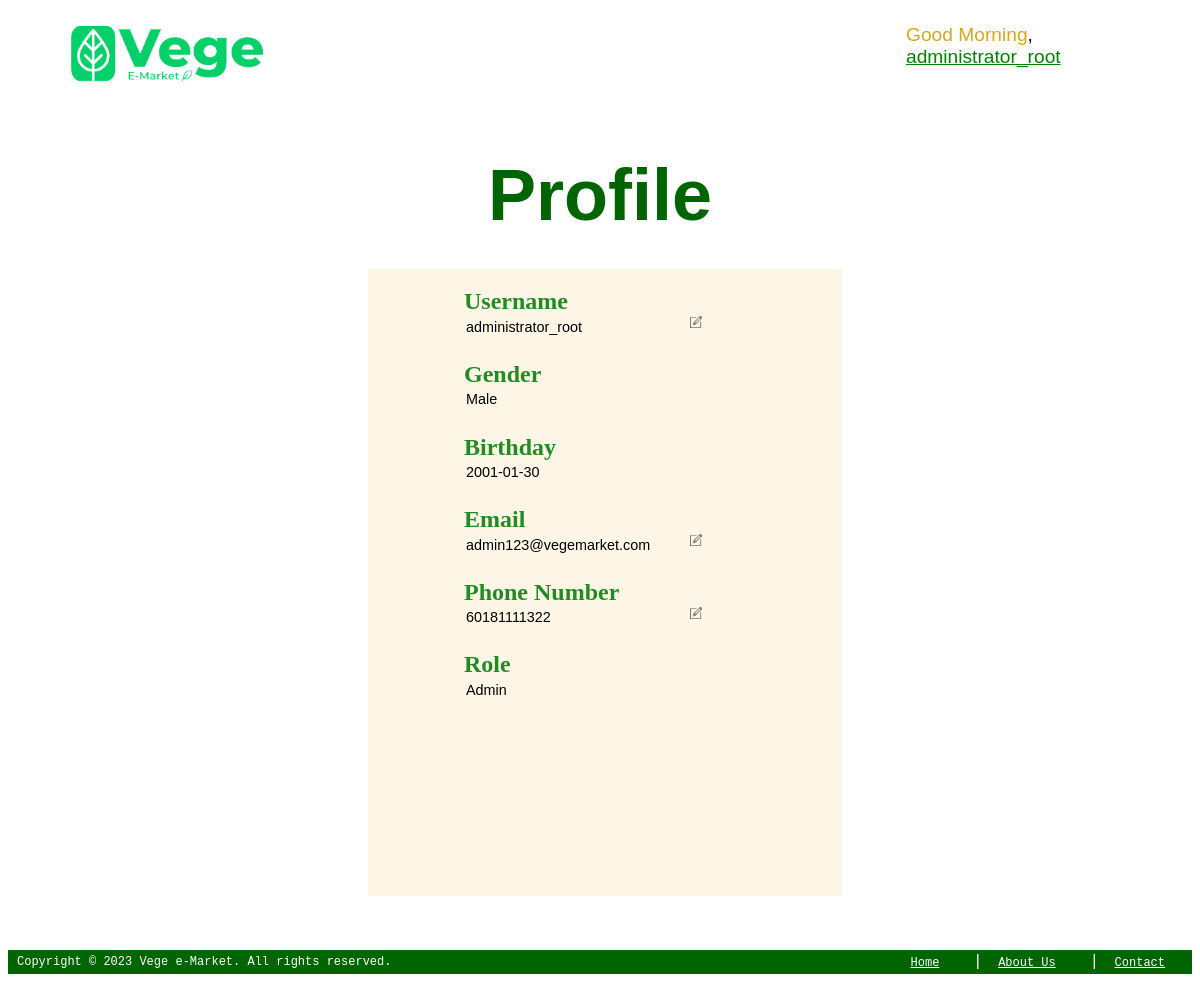
Page /public/profile.php on the earlier database version.
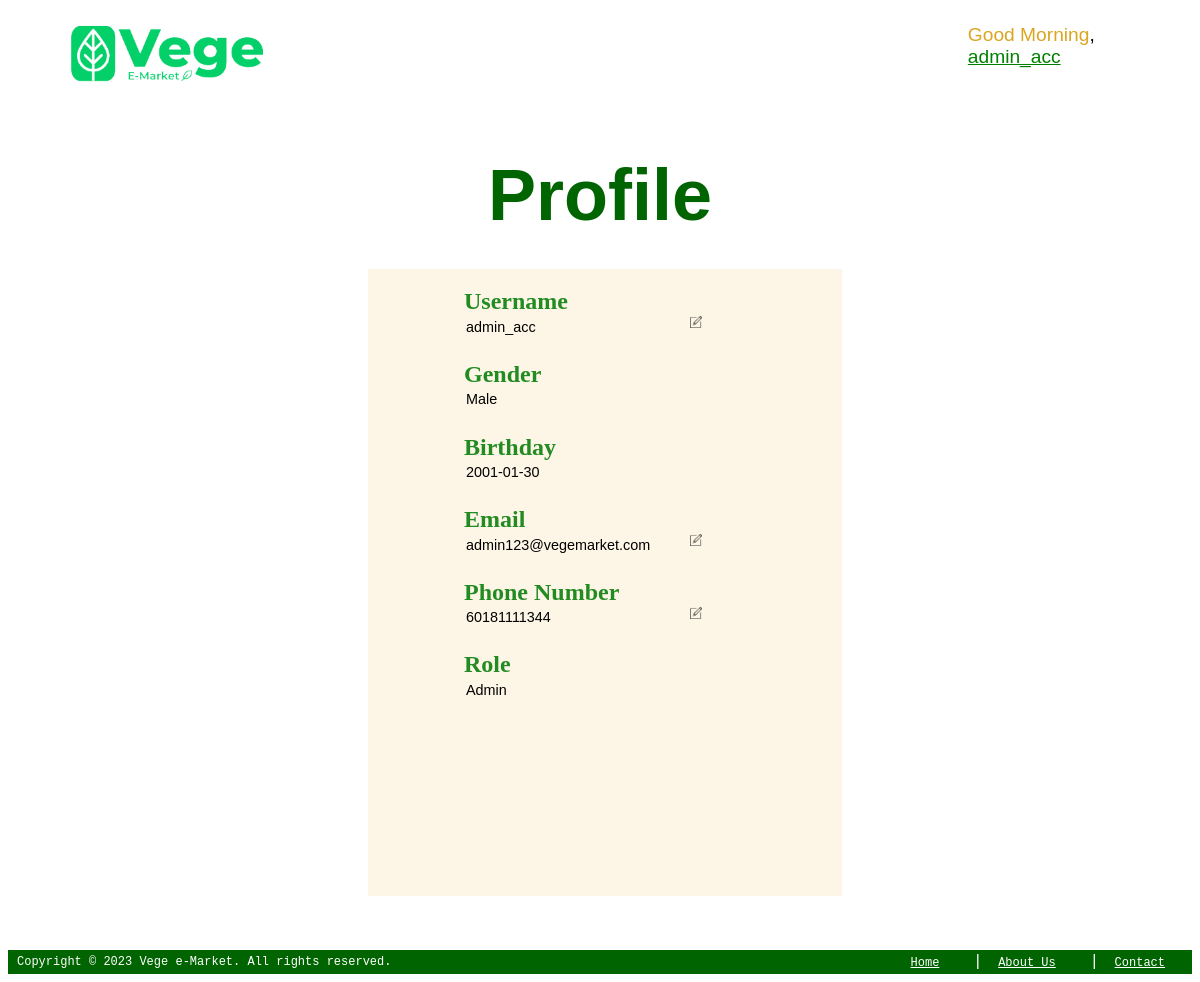
Same page on the later database version.
### tables this page shows
CREATE TABLE IF NOT EXISTS `users` (
  `userID` varchar(100) NOT NULL,
  `userName` varchar(100) NOT NULL,
  `gender` varchar(10) NOT NULL,
  `email` varchar(100) NOT NULL,
  `phone` varchar(100) NOT NULL,
  `birthday` date NOT NULL,
  `password` varchar(100) NOT NULL,
  `role` varchar(10) NOT NULL,
  `accStatus` varchar(255) DEFAULT 'active',
  PRIMARY KEY (`userID`)
);

### modules/config.php (called while the page is built, shortened)
<?php
    $base = 'http://'.$_SERVER['HTTP_HOST'].'/vege-emarket';
    $role='admin'; $user_id='U03';
?>

### public/profile.php (the view, shortened to what this page needs)
<?php
    require '../modules/config.php';
    include '../includes/header.php';
    $read_sql = "SELECT * FROM users WHERE userID='$user_id'";
    $user_info=mysqli_fetch_array(mysqli_query($conn, $read_sql));
?>
<!DOCTYPE html>
<html lang="en">
<head>
    <link rel="stylesheet" href="../styles/title.css">
</head>
<body>
    <br>
    <h1 id="title">Profile</h1>
    <div class="container">
        <br>
        <form class="profile" method="post" onsubmit="window.confirm('Save changes?');save();">
            <label for="username"><h2>Username</h2></label>
            <div class="input-container">
                <input type="text" name="username" id="username" value="<?php echo $user_info['userName']; ?>" readonly required>
                <button title="Click me to edit" class="edit" id="editbutton" onclick="edit('username')"><img src="../images/edit.png" alt="Edit" width="100%"></button>
            </div>
            <label for="gender"><h2>Gender</h2></label>
            <div class="input-container">
                <input type="text" name="gender" id="gender" value="<?php echo ucfirst($user_info['gender']); ?>" readonly>
            </div>
            <label for="birthday"><h2>Birthday</h2></label>
            <div class="input-container">
                <input type="text" id="birthday" name="dob" value="<?php echo $user_info['birthday']; ?>" readonly>
            </div>
            <label for="email"><h2>Email</h2></label>
            <div class="input-container">
                <input type="email" id="email" name="email" value="<?php echo $user_info['email']; ?>" readonly required>
                <button title="Click me to edit" class="edit" id="editbutton" onclick="edit('email')"><img src="../images/edit.png" alt="Edit" width="100%"></button>
            </div>
            <label for="phone"><h2>Phone Number</h2></label>
            <div class="input-container">
                <input type="tel" id="phone" name="phone" value="<?php echo $user_info['phone']; ?>" readonly required>
                <button title="Click me to edit" class="edit" id="editbutton" onclick="edit('phone')"><img src="../images/edit.png" alt="Edit" width="100%"></button>
            </div>
            <label for="role"><h2>Role</h2></label>
            <div class="input-container">
                <input type="text" id="role" name="role" value="<?php echo ucfirst($user_info['role']); ?>" readonly>
            </div>
            <br>
        </form>
    </div><br>
</body>
</html>
<?php include '../includes/footer.php'; ?>

### includes/header.php (shortened to what this page needs)
<?php
    require '../modules/config.php';
    $read_sql = "SELECT userName FROM users WHERE userID='$user_id'";
    $user_info=mysqli_fetch_array(mysqli_query($conn, $read_sql));
    $username=$user_info['userName'];
?>
<header>
    <div class="header_logo">
        <a href="<?php echo $base.'/index.php'; ?>" title="Vege e-Market"><img src="../images/logo.png" alt="Vege e-Market" height="60vh"></a>
    </div>
    <div class="header_welcome">
        <span id="header_greeting">Welcome</span>, <br> <a class="username-dropdown-btn" onclick="displayUsernameDropdown()"><?php echo $username; ?></a><br>
    </div>
</header>

Differences in the rows shown:
changed users "Male": userName "administrator_root" → "admin_acc"; username "administrator_root" → "admin_acc"; phone "60181111322" → "60181111344"
